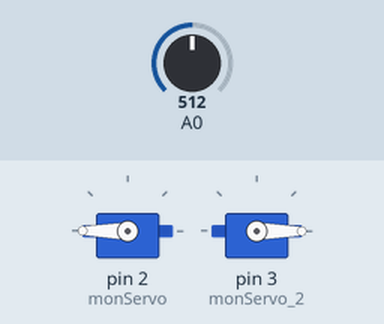
Simulated run of this sketch. Board: Arduino Uno, built with avr-gcc and run on an emulated ATmega328P. On the bench: 2 × servo. Inputs (shaded band) come from the test bench; at power-on: A0 = 512. No radio packets arrive unless stated; what the sketch prints to the serial monitor is not drawn.

Above: at 0.1 s.
Timing chart, 0 to 1.6 s (numbered marks = the images above):
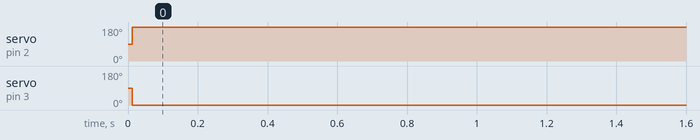

Measured:
- by itself, servo on pin 2 (monServo): 90° → 180° at 0.01 s
- by itself, servo on pin 3 (monServo_2): 90° → 0° at 0.01 s

The sketch:

receiver_code_light.ino
```cpp
// Inclusion des bibliotèques requises.
// Inclusion of the required libraries.
#include <SPI.h>
#include <nRF24L01.h>
#include <RF24.h>
#include <Servo.h>
// Mise en place des servomotteurs and des variables utilisée
// Setup of the servo motors and used variables
Servo monServo;
Servo monServo_2;
int servo_position = 0;
int servo_position_2 = 0;
RF24 radio(7, 8);
const byte addresses[][6] = {"00001", "00002"};
boolean buttonState = 0;
boolean buttonState_2 = 0;

void setup() {
  pinMode(2, OUTPUT);
  // Initalisation des modules NRF 24L01
  // Setup of the NRF 24L01 modules
  radio.begin();
  radio.openWritingPipe(addresses[1]);
  radio.openReadingPipe(1, addresses[0]);
  radio.setPALevel(RF24_PA_MIN);
  Serial.begin(9600);
  monServo.attach(2);
  monServo_2.attach(3);
}

void loop() {
  delay(5);
  monServo.write(servo_position);
  monServo_2.write(servo_position_2);
  radio.stopListening();
  int potValue = analogRead(A0);
  int angleValue = map(potValue, 0, 1023, 0, 180);
  radio.write(&angleValue, sizeof(angleValue));
  // The NRF 24L01 modules start to receive the states of the buttons on the remote controls
  // Les modules NRF 24L01 commencent à recevoir les états des boutons sur la télécommande
  radio.startListening();
  radio.read(&buttonState, sizeof(buttonState));;
  // Algorithm that turns the servo motors depending on the state of the button
  // Algorithme qui tourne les servomotteurs dépendament de l'état du boutton
  if (buttonState == HIGH) {
    servo_position = 70; // angle to change if you need to / angle à modifier si vous avez besoin
    monServo.write(servo_position);
    // L'arrêt permet de donner le temps au servomotteur de tourner complètement avant que l'état du boutton change
    // The delay gives time to the servo motor to turn completely before the state of the button changes
    delay(2000);

  }
  if (buttonState == LOW) {
    servo_position = 180; // angle to change if you need to / angle à modifier si vous avez besoin
    monServo.write(servo_position);
  }
  radio.read(&buttonState_2, sizeof(buttonState_2));;
  if (buttonState_2 == HIGH) {
    servo_position_2 = 150; // angle to change if you need to / angle à modifier si vous avez besoin
    monServo_2.write(servo_position_2);
    delay(2000);


  }
  if (buttonState_2 == LOW) {
    servo_position_2 = 0 ; // angle to change if you need to / angle à modifier si vous avez besoin
    monServo_2.write(servo_position_2);
  }
  // This code was used for debugging and setting a good delay since depending on the distance of the NRF 24L01 modules the delay would need to change.
  // Ces lignes ont été utilisé pour le déboggage et paramettrer un bonne arrêt plus que dépendement de la distances des models NRF 24L01 modules le temp d'arrêt devrait changer..
  Serial.println(buttonState);
  Serial.println(buttonState_2);
  Serial.println(servo_position);
  Serial.println(servo_position_2);
}
```
